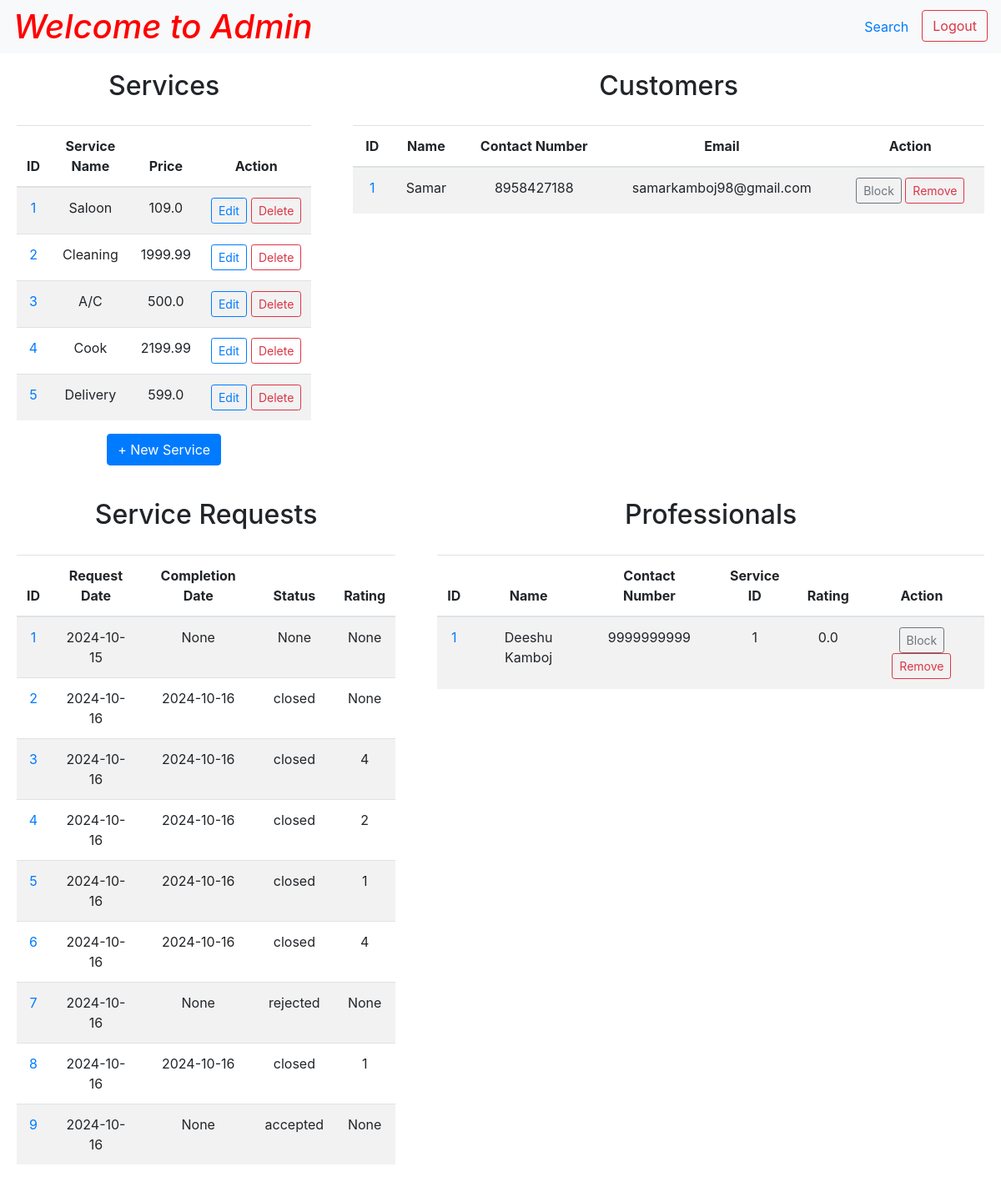
The app's page /admin (signed in) with its own data.
### tables this page shows
CREATE TABLE "services" (
    "id" INTEGER,
    "name" TEXT NOT NULL UNIQUE,
    "description" TEXT NOT NULL,
    "price" REAL NOT NULL,
    PRIMARY KEY("id")
);

CREATE TABLE "customers" (
    "id" INTEGER,
    "fname" TEXT NOT NULL,
    "lname" TEXT,
    "address" TEXT,
    "pincode" INTEGER,
    "contact_number" TEXT NOT NULL UNIQUE,
    "email" TEXT NOT NULL UNIQUE,
    "password" TEXT NOT NULL,
    "status" TEXT CHECK("status" in ('active', 'block')) DEFAULT 'active',
    PRIMARY KEY("id")
);

CREATE TABLE "service_requests" (
    "id" INTEGER,
    "service_id" INTEGER NOT NULL,
    "customer_id" INTEGER NOT NULL,
    "professional_id" INTEGER NOT NULL,
    "date_of_request" DATETIME DEFAULT CURRENT_TIMESTAMP,
    "date_of_completion" DATETIME,
    "status" TEXT DEFAULT 'requested' CHECK("status" in ('requested', 'accepted', 'rejected', 'closed')),
    "rating" INTEGER,
    "remarks" TEXT,
    PRIMARY KEY("id"),
    FOREIGN KEY("service_id") REFERENCES "services"("id") ON DELETE CASCADE,
    FOREIGN KEY("customer_id") REFERENCES "customers"("id") ON DELETE CASCADE,
    FOREIGN KEY("professional_id") REFERENCES "professionals"("id") ON DELETE CASCADE
);

CREATE TABLE "professionals" (
    "id" INTEGER,
    "fname" TEXT NOT NULL,
    "lname" TEXT,
    "address" TEXT NOT NULL,
    "pincode" INTEGER NOT NULL,
    "contact_number" TEXT NOT NULL UNIQUE,
    "email" TEXT NOT NULL UNIQUE,
    "password" TEXT NOT NULL,
    "service_id" INTEGER NOT NULL,
    "experience" INTEGER,
    "description" TEXT NOT NULL,
    "date_created" DATETIME DEFAULT CURRENT_TIMESTAMP,
    "rating" REAL DEFAULT 0,
    "status" TEXT CHECK("status" in (NULL, 'active', 'block')) DEFAULT NULL,
    PRIMARY KEY("id"),
    FOREIGN KEY("service_id") REFERENCES "services"("id") ON DELETE CASCADE
);

### app.py (the view)
@app.route("/admin", methods=["GET", "POST"])
def admin():
    if request.method == "POST":
        ...
    else:
        if get_admin():
            professionals = helper.fetch_professionals()
            customers = helper.fetch_customers()
            services = helper.fetch_services()
            service_requests = helper.fetch_service_requests()
            return render_template("admin.html", professionals=professionals, customers=customers,
                                   services=services, requests=service_requests)
        else:
            return redirect(url_for("login"))

### app.py (called while the page is built)
def get_admin():
    if "username" in session and "password" in session:
        return helper.fetch_admin(username=session["username"],
                                    password=session["password"])
    else:
        return None

@app.after_request
def add_header(response):
    response.headers['Cache-Control'] = 'no-store, no-cache, must-revalidate, post-check=0, pre-check=0, max-age=0'
    response.headers['Pragma'] = 'no-cache'
    response.headers['Expires'] = '-1'
    return response

### helper.py (called while the page is built)
def get_db():
    connection = sqlite3.connect("database.db")
    connection.execute("PRAGMA foreign_keys = ON")
    connection.row_factory = sqlite3.Row
    return connection

def fetch_admin(username, password):
    with get_db() as connection:
        db = connection.cursor()
        admin = db.execute("SELECT * FROM admins WHERE username = ? AND password = ?",
                (username, password)).fetchone()
        return admin

def fetch_customers():
    with get_db() as connection:
        db = connection.cursor()
        return db.execute("SELECT * FROM customers ORDER BY status").fetchall()

def fetch_professionals():
    with get_db() as connection:
        db = connection.cursor()
        return db.execute("SELECT * FROM professionals ORDER BY status, date_created").fetchall()

def fetch_services():
    with get_db() as connection:
        db = connection.cursor()
        return db.execute("SELECT * FROM services").fetchall()

def fetch_service_requests():
    with get_db() as connection:
        db = connection.cursor()
        return db.execute('''SELECT id, service_id, customer_id, professional_id,
                          DATE(datetime(date_of_request), 'localtime') as request_date, TIME(datetime(date_of_request), 'localtime') as request_time,
                          DATE(datetime(date_of_completion), 'localtime') as completion_date, TIME(datetime(date_of_completion), 'localtime') as completion_time,
                          status, rating, remarks FROM service_requests''').fetchall()

### templates/admin.html (shortened to what this page needs)
<!DOCTYPE html>
<html lang="en">
<head>
    <link rel="stylesheet" href="https://cdn.jsdelivr.net/npm/bootstrap@4.0.0/dist/css/bootstrap.min.css"
>
</head>
<body>
    <div class="page-wrapper">
        <nav class="navbar navbar-expand-lg navbar-light bg-light">
            <a href="/admin" style="text-decoration: none; color: red;">
                <h1>Welcome to Admin</h1>
            </a>
            <ul class="nav ml-auto">
                <li class="nav-item">
                    <a class="nav-link" href="/admin/search">Search</a>
                </li>
                <li>
                    <form action="/logout" class="d-inline">
                        <button type="submit" class="btn btn-outline-danger">Logout</button>
                    </form>
                </li>
            </ul>
        </nav>
        <div class="form-row text-center">
            <div class="col-4">
                <div class="form-container container-fluid">
                    <h2>Services</h2>
                    <div class="table-responsive">
                        <table class="table table-striped">
                            <thead>
                                <tr>
                                    <th>ID</th>
                                    <th>Service Name</th>
                                    <th>Price</th>
                                    <th>Action</th>
                                </tr>
                            </thead>
                            <tbody>
                                {% for service in services %}
                                <tr>
                                    <td>
                                        <a href="" data-toggle="modal"
                                            data-target="#serviceInfoModal{{ service['id'] }}">{{
                                            service['id'] }}</a>
                                    </td>
                                    <td>{{ service["name"] }}</td>
                                    <td>{{ service["price"] }}</td>
                                    <td>
                                        <div class="button-group">
                                            <button type="button" class="btn btn-outline-primary btn-sm"
                                                data-toggle="modal"
                                                data-target="#serviceEditModal{{ service['id'] }}">Edit</button>
                                            <form action="{{ url_for('service', subpath='delete', id=service['id']) }}"
                                                method="post"
                                                onsubmit="return confirm('Are you sure you want to delete this service because this will remove all related professionals from database?');">
                                                <button class="btn btn-outline-danger btn-sm"
                                                    type="submit">Delete</button>
                                            </form>
                                        </div>
                                    </td>
                                </tr>
                                {% endfor %}
                            </tbody>
                        </table>
                    </div>
                    <button type="button" class="btn btn-primary" data-toggle="modal" data-target="#serviceModal">
                        + New Service
                    </button>
                </div>
            </div>
            <div class="col-8">
                <div class="form-container container-fluid">
                    <h2>Customers</h2>
                    <div class="table-responsive">
                        <table class="table table-striped">
                            <thead>
                                <tr>
                                    <th>ID</th>
                                    <th>Name</th>
                                    <th>Contact Number</th>
                                    <th>Email</th>
                                    <th>Action</th>
                                </tr>
                            </thead>
                            <tbody>
                                {% for customer in customers %}
                                <tr>
                                    <td>
                                        <a href="" data-toggle="modal"
                                            data-target="#customerModal{{ customer['id'] }}">{{
                                            customer['id'] }}</a>
                                    </td>
                                    <td>{{ customer["fname"] + ' ' + customer["lname"] }}</td>
                                    <td>{{ customer["contact_number"] }}</td>
                                    <td>{{ customer["email"] }}</td>
                                    <td>
                                        {% if customer['status'] == 'active' %}
                                        <form
                                            action="{{ url_for('block_unblock', user='customer', id=customer['id']) }}"
                                            method="post">
                                            <button class="btn btn-outline-secondary btn-sm" type="submit" value="block"
                                                name="action">Block</button>
                                            <button class="btn btn-outline-danger btn-sm" type="submit" value="remove"
                                                name="action">Remove</button>
                                        </form>
                                        {% endif %}
                                    </td>
                                </tr>
                                {% endfor %}
                            </tbody>
                        </table>
                    </div>
                </div>
            </div>
        </div>
        <div class="form-row text-center">
            <div class="col-5">
                <div class="form-container container-fluid">
                    <h2>Service Requests</h2>
                    <div class="table-responsive">
                        <table class="table table-striped">
                            <thead>
                                <tr>
                                    <th>ID</th>
                                    <th>Request Date</th>
                                    <th>Completion Date</th>
                                    <th>Status</th>
                                    <th>Rating</th>
                                </tr>
                            </thead>
                            <tbody>
                                {% for request in requests %}
                                <tr>
                                    <td>
                                        <a href="" data-toggle="modal"
                                            data-target="#requestInfoModal{{ request['id'] }}">
                                            {{ request['id'] }}</a>
                                    </td>
                                    <td>{{ request['request_date'] }}</td>
                                    <td>{{ request['completion_date'] }}</td>
                                    <td>{{ request['status'] }}</td>
                                    <td>{{ request['rating'] }}</td>
                                </tr>
                                {% endfor %}
                            </tbody>
                        </table>
                    </div>
                </div>
            </div>
            <div class="col-7">
                <div class="form-container container-fluid">
                    <h2>Professionals</h2>
                    <div class="table-responsive">
                        <table class="table table-striped">
                            <thead>
                                <tr>
                                    <th>ID</th>
                                    <th>Name</th>
                                    <th>Contact Number</th>
                                    <th>Service ID</th>
                                    <th>Rating</th>
                                    <th>Action</th>
                                </tr>
                            </thead>
                            <tbody>
                                {% for professional in professionals %}
                                <tr>
                                    <td>
                                        <a href="" data-toggle="modal"
                                            data-target="#professionalModal{{ professional['id'] }}">{{
                                            professional['id']
                                            }}</a>
                                    </td>
                                    <td>{{ professional["fname"] + ' ' + professional["lname"] }}</td>
                                    <td>{{ professional["contact_number"] }}</td>
                                    <td>{{ professional["service_id"] }}</td>
                                    <td>{{ professional["rating"] }}</td>
                                    <td>
                                        {% if professional['status'] == None %}
                                        <form action="{{ url_for('accept_reject', id=professional['id']) }}"
                                            method="post">
                                            <button class="btn btn-outline-success btn-sm" type="submit" value="accept"
                                                name="action">Accept</button>
                                            <button class="btn btn-outline-danger btn-sm" type="submit" value="reject"
                                                name="action">Reject</button>
                                        </form>
                                        {% elif professional['status'] == 'active' %}
                                        <form
                                            action="{{ url_for('block_unblock', user='professional', id=professional['id']) }}"
                                            method="post">
                                            <button class="btn btn-outline-secondary btn-sm" type="submit" value="block"
                                                name="action">Block</button>
                                            <button class="btn btn-outline-danger btn-sm" type="submit" value="remove"
                                                name="action">Remove</button>
                                        </form>
                                        {% endif %}
                                    </td>
                                </tr>
                                {% endfor %}
                            </tbody>
                        </table>
                    </div>
                </div>
            </div>
        </div>
    </div>
</body>
</html>

### templates/admin.html (style rules this page uses)
html, body { height: 100%; margin: 0; overflow-x: hidden; }
.page-wrapper { display: flex; flex-direction: column; height: 100vh; overflow-x: hidden; }
.form-container { flex-grow: 1; width: 100%; padding: 20px; box-sizing: border-box; overflow-x: auto; }
h1 { font-style: italic; margin: 0; }
table { width: 100%; margin-top: 20px; table-layout: auto; }
.table-responsive { max-width: 100%; overflow-x: auto; }
.button-group { display: flex; gap: 5px; }

### records on screen
services: id "1", name "Saloon", price "109.0"
services: id "2", name "Cleaning", price "1999.99"
services: id "3", name "A/C", price "500.0"
services: id "4", name "Cook", price "2199.99"
services: id "5", name "Delivery", price "599.0"
customers: id "1", fname+lname "Samar", contact_number "8958427188", email "samarkamboj98@gmail.com"
service_requests: id "1", request_date "2024-10-15", completion_date "None", status "None", rating "None"
service_requests: id "2", request_date "2024-10-16", completion_date "2024-10-16", status "closed", rating "None"
service_requests: id "3", request_date "2024-10-16", completion_date "2024-10-16", status "closed", rating "4"
service_requests: id "4", request_date "2024-10-16", completion_date "2024-10-16", status "closed", rating "2"
service_requests: id "5", request_date "2024-10-16", completion_date "2024-10-16", status "closed", rating "1"
service_requests: id "6", request_date "2024-10-16", completion_date "2024-10-16", status "closed", rating "4"
service_requests: id "7", request_date "2024-10-16", completion_date "None", status "rejected", rating "None"
service_requests: id "8", request_date "2024-10-16", completion_date "2024-10-16", status "closed", rating "1"
service_requests: id "9", request_date "2024-10-16", completion_date "None", status "accepted", rating "None"
professionals: id "1", fname+lname "Deeshu Kamboj", contact_number "9999999999", service_id "1", rating "0.0"
